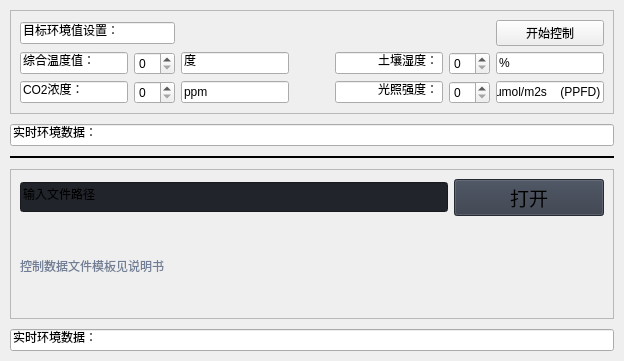
                     <widget class="QWidget" name="auto_control_page">
                      <property name="styleSheet">
                       <string notr="true">b</string>
                      </property>
                      <layout class="QVBoxLayout" name="verticalLayout">
                       <property name="spacing">
                        <number>10</number>
                       </property>
                       <property name="leftMargin">
                        <number>10</number>
                       </property>
                       <property name="topMargin">
                        <number>10</number>
                       </property>
                       <property name="rightMargin">
                        <number>10</number>
                       </property>
                       <property name="bottomMargin">
                        <number>10</number>
                       </property>
                       <item>
                        <widget class="QFrame" name="auto_control_page_row_1">
                         <property name="sizePolicy">
                          <sizepolicy hsizetype="Preferred" vsizetype="Preferred">
                           <horstretch>4</horstretch>
                           <verstretch>0</verstretch>
                          </sizepolicy>
                         </property>
                         <property name="frameShape">
                          <enum>QFrame::StyledPanel</enum>
                         </property>
                         <property name="frameShadow">
                          <enum>QFrame::Raised</enum>
                         </property>
                         <layout class="QGridLayout" name="gridLayout_3">
                          <item row="2" column="1">
                           <widget class="QSpinBox" name="spinBox"/>
                          </item>
                          <item row="2" column="2">
                           <widget class="QLineEdit" name="lineEdit_7">
                            <property name="text">
                             <string>度</string>
                            </property>
                           </widget>
                          </item>
                          <item row="3" column="3">
                           <spacer name="horizontalSpacer_22">
                            <property name="orientation">
                             <enum>Qt::Horizontal</enum>
                            </property>
                            <property name="sizeHint" stdset="0">
                             <size>
                              <width>40</width>
                              <height>20</height>
                             </size>
                            </property>
                           </spacer>
                          </item>
                          <item row="3" column="0">
                           <widget class="QLineEdit" name="lineEdit_10">
                            <property name="text">
                             <string>CO2浓度：</string>
                            </property>
                           </widget>
                          </item>
                          <item row="3" column="6">
                           <widget class="QLineEdit" name="lineEdit_13">
                            <property name="text">
                             <string>umol/m2s    (PPFD)</string>
                            </property>
                           </widget>
                          </item>
                          <item row="2" column="4">
                           <widget class="QLineEdit" name="lineEdit_8">
                            <property name="sizePolicy">
                             <sizepolicy hsizetype="Expanding" vsizetype="Fixed">
                              <horstretch>0</horstretch>
                              <verstretch>0</verstretch>
                             </sizepolicy>
                            </property>
                            <property name="mouseTracking">
                             <bool>true</bool>
                            </property>
                            <property name="accessibleDescription">
                             <string>0</string>
                            </property>
                            <property name="layoutDirection">
                             <enum>Qt::RightToLeft</enum>
                            </property>
                            <property name="inputMethodHints">
                             <set>Qt::ImhUppercaseOnly</set>
                            </property>
                            <property name="text">
                             <string>土壤湿度：</string>
                            </property>
                            <property name="alignment">
                             <set>Qt::AlignRight|Qt::AlignTrailing|Qt::AlignVCenter</set>
                            </property>
                           </widget>
                          </item>
                          <item row="3" column="2">
                           <widget class="QLineEdit" name="lineEdit_11">
                            <property name="text">
                             <string>ppm</string>
                            </property>
                           </widget>
                          </item>
                          <item row="3" column="1">
                           <widget class="QSpinBox" name="spinBox_3"/>
                          </item>
                          <item row="1" column="6">
                           <widget class="QPushButton" name="btn_auto_control_2">
                            <property name="text">
                             <string>开始控制</string>
                            </property>
                           </widget>
                          </item>
                          <item row="2" column="5">
                           <widget class="QSpinBox" name="spinBox_2"/>
                          </item>
                          <item row="2" column="6">
                           <widget class="QLineEdit" name="lineEdit_9">
                            <property name="text">
                             <string>% </string>
                            </property>
                           </widget>
                          </item>
                          <item row="2" column="3">
                           <spacer name="horizontalSpacer_21">
                            <property name="orientation">
                             <enum>Qt::Horizontal</enum>
                            </property>
                            <property name="sizeHint" stdset="0">
                             <size>
                              <width>40</width>
                              <height>20</height>
                             </size>
                            </property>
                           </spacer>
                          </item>
                          <item row="1" column="0" colspan="2">
                           <widget class="QLineEdit" name="lineEdit_5">
                            <property name="text">
                             <string>目标环境值设置：</string>
                            </property>
                           </widget>
                          </item>
                          <item row="3" column="4">
                           <widget class="QLineEdit" name="lineEdit_12">
                            <property name="text">
                             <string>光照强度：</string>
                            </property>
                            <property name="alignment">
                             <set>Qt::AlignRight|Qt::AlignTrailing|Qt::AlignVCenter</set>
                            </property>
                           </widget>
                          </item>
                          <item row="2" column="0">
                           <widget class="QLineEdit" name="lineEdit_6">
                            <property name="text">
                             <string>综合温度值：</string>
                            </property>
                           </widget>
                          </item>
                          <item row="3" column="5">
                           <widget class="QSpinBox" name="spinBox_4"/>
                          </item>
                         </layout>
                        </widget>
                       </item>
                       <item>
                        <widget class="QLineEdit" name="lineEdit_14">
                         <property name="text">
                          <string>实时环境数据：</string>
                         </property>
                        </widget>
                       </item>
                       <item>
                        <widget class="Line" name="line">
                         <property name="frameShadow">
                          <enum>QFrame::Plain</enum>
                         </property>
                         <property name="lineWidth">
                          <number>2</number>
                         </property>
                         <property name="orientation">
                          <enum>Qt::Horizontal</enum>
                         </property>
                        </widget>
                       </item>
                       <item>
                        <widget class="QFrame" name="auto_control_page_row_2">
                         <property name="minimumSize">
                          <size>
                           <width>0</width>
                           <height>150</height>
                          </size>
                         </property>
                         <property name="frameShape">
                          <enum>QFrame::StyledPanel</enum>
                         </property>
                         <property name="frameShadow">
                          <enum>QFrame::Raised</enum>
                         </property>
                         <layout class="QHBoxLayout" name="horizontalLayout_12">
                          <property name="spacing">
                           <number>0</number>
                          </property>
                          <property name="leftMargin">
                           <number>0</number>
                          </property>
                          <property name="topMargin">
                           <number>0</number>
                          </property>
                          <property name="rightMargin">
                           <number>0</number>
                          </property>
                          <property name="bottomMargin">
                           <number>0</number>
                          </property>
                          <item>
                           <widget class="QFrame" name="frame_content_wid_1">
                            <property name="frameShape">
                             <enum>QFrame::NoFrame</enum>
                            </property>
                            <property name="frameShadow">
                             <enum>QFrame::Raised</enum>
                            </property>
                            <layout class="QHBoxLayout" name="horizontalLayout_9">
                             <item>
                              <layout class="QGridLayout" name="gridLayout">
                               <property name="bottomMargin">
                                <number>0</number>
                               </property>
                               <item row="0" column="1">
                                <widget class="QPushButton" name="btn_open_control_file">
                                 <property name="minimumSize">
                                  <size>
                                   <width>150</width>
                                   <height>30</height>
                                  </size>
                                 </property>
                                 <property name="font">
                                  <font>
                                   <family>Segoe UI</family>
                                   <pointsize>14</pointsize>
                                   <italic>false</italic>
                                   <bold>false</bold>
                                  </font>
                                 </property>
                                 <property name="cursor">
                                  <cursorShape>PointingHandCursor</cursorShape>
                                 </property>
                                 <property name="styleSheet">
                                  <string notr="true">background-color: rgb(52, 59, 72);</string>
                                 </property>
                                 <property name="text">
                                  <string>打开</string>
                                 </property>
                                 <property name="icon">
                                  <iconset resource="resources.qrc">
                                   <normaloff>:/icons/images/icons/cil-folder-open.png</normaloff>:/icons/images/icons/cil-folder-open.png</iconset>
                                 </property>
                                </widget>
                               </item>
                               <item row="0" column="0">
                                <widget class="QLineEdit" name="lineEdit">
                                 <property name="minimumSize">
                                  <size>
                                   <width>0</width>
                                   <height>30</height>
                                  </size>
                                 </property>
                                 <property name="styleSheet">
                                  <string notr="true">background-color: rgb(33, 37, 43);</string>
                                 </property>
                                 <property name="text">
                                  <string>输入文件路径</string>
                                 </property>
                                 <property name="placeholderText">
                                  <string>Type here</string>
                                 </property>
                                </widget>
                               </item>
                               <item row="1" column="0" colspan="2">
                                <widget class="QLabel" name="labelVersion_3">
                                 <property name="styleSheet">
                                  <string notr="true">color: rgb(113, 126, 149);</string>
                                 </property>
                                 <property name="lineWidth">
                                  <number>1</number>
                                 </property>
                                 <property name="text">
                                  <string>控制数据文件模板见说明书</string>
                                 </property>
                                 <property name="alignment">
                                  <set>Qt::AlignLeading|Qt::AlignLeft|Qt::AlignVCenter</set>
                                 </property>
                                </widget>
                               </item>
                              </layout>
                             </item>
                            </layout>
                           </widget>
                          </item>
                         </layout>
                        </widget>
                       </item>
                       <item>
                        <widget class="QLineEdit" name="lineEdit_15">
                         <property name="text">
                          <string>实时环境数据：</string>
                         </property>
                        </widget>
                       </item>
                      </layout>
                     </widget>
